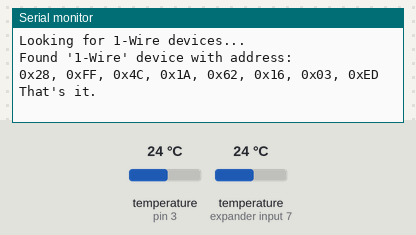
The sketch below on a simulated Arduino Uno, built with avr-gcc and run on an emulated ATmega328P. Shown: the last lines printed to the serial monitor. Inputs (shaded band) come from the test bench; at power-on: temperature (sensors on pin 3, expander input 7) 24 °C.

Above: at 1.2 s.
1.3 s: temperature (sensor on pin 3) set to 12 °C
At 3.1 s:
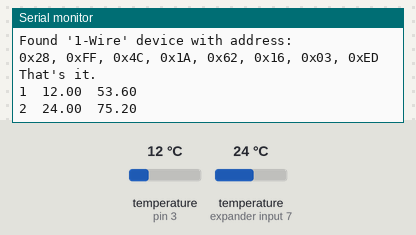
3.9 s: temperature (sensor on expander input 7) set to 12 °C
At 6.2 s:
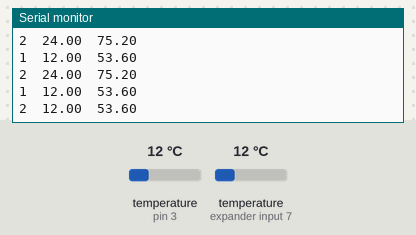
6.5 s: temperature (sensor on pin 3) set to 19 °C
At 8.4 s:
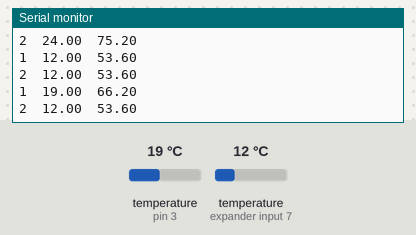
9.1 s: temperature (sensor on expander input 7) set to 19 °C
At 12.0 s:
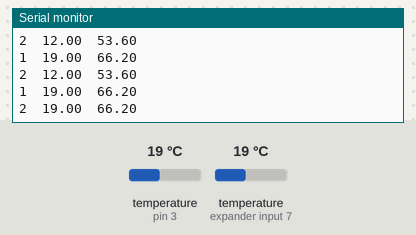
Timing chart, 0 to 12.7 s (numbered marks = the images above; inputs shaded):
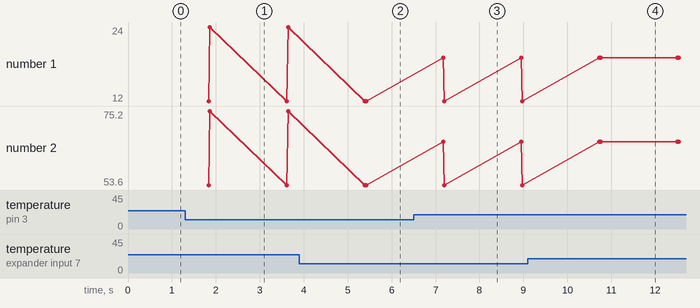

The sketch:

thermometer.ino
```cpp
#include <OneWire.h>
#include <DallasTemperature.h>

// Data wire is plugged into pin 3 on the Arduino
#define ONE_WIRE_BUS 3

// Setup a oneWire instance to communicate with any OneWire devices
OneWire oneWire(ONE_WIRE_BUS);

// Pass our oneWire reference to Dallas Temperature.
DallasTemperature sensors(&oneWire);

void discoverOneWireDevices()
{
  byte addr[8];

  Serial.print("Looking for 1-Wire devices...\n\r");
  while (oneWire.search(addr))
  {
    Serial.print("\n\rFound \'1-Wire\' device with address:\n\r");
    for (byte i = 0; i < 8; ++i)
    {
      Serial.print("0x");
      if (addr[i] < 16)
      {
        Serial.print('0');
      }
      Serial.print(addr[i], HEX);
      if (i < 7)
      {
        Serial.print(", ");
      }
    }
    if (OneWire::crc8(addr, 7) != addr[7])
    {
      Serial.print("CRC is not valid!\n");
      return;
    }
  }
  Serial.print("\n\r\n\rThat's it.\r\n");
  oneWire.reset_search();
  return;
}

DeviceAddress thermometer1 = { 0x28, 0x12, 0x45, 0x3C, 0x05, 0x00, 0x00, 0x7F };
DeviceAddress thermometer2 = { 0x28, 0xE6, 0x42, 0x4D, 0x05, 0x00, 0x00, 0xA7 };

void setup()
{
  // start serial port
  Serial.begin(9600);

  discoverOneWireDevices();

  // Start up the library
  sensors.begin();

  // set the resolution to 10 bit (good enough?)
  sensors.setResolution(thermometer1, 12);
  sensors.setResolution(thermometer2, 12);
}

void printTemperature(DeviceAddress deviceAddress)
{
  float tempC = sensors.getTempC(deviceAddress);
  if (tempC == -127.00)
  {
    Serial.print("Error getting temperature");
  }
  else
  {
    Serial.print("\t");
    Serial.print(tempC);
    Serial.print("\t");
    Serial.print(DallasTemperature::toFahrenheit(tempC));
  }
}

void loop()
{
  delay(1000);
  sensors.requestTemperatures();

  Serial.print("1");
  printTemperature(thermometer1);
  Serial.print("\n\r2");
  printTemperature(thermometer2);
  Serial.print("\n\r");
  Serial.print("\n\r");
}
```

Measured:
- after the input at 1.3 s, the serial monitor: prints a new line after 0.54 s (image 1)
- after the input at 3.9 s, the serial monitor: prints a new line after 1.5 s (image 2)
- after the input at 6.5 s, the serial monitor: prints a new line after 0.67 s (image 3)
- after the input at 9.1 s, the serial monitor: prints a new line after 1.7 s (image 4)
